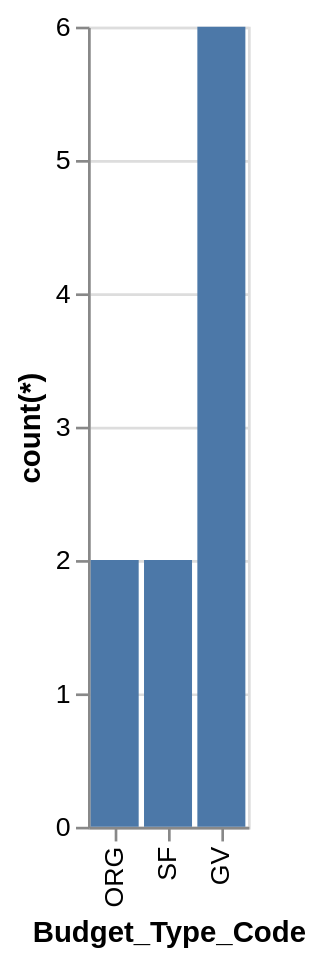

Specify this chart in Vega-Lite:
### Vega-Lite specification from a JSON file in a GitHub repository (floating-point values rounded to 4 significant figures)
{"data": {"values": [{"x_data": "ORG", "y_data": 2}, {"x_data": "SF", "y_data": 2}, {"x_data": "GV", "y_data": 6}]}, "mark": "bar", "encoding": {"x": {"field": "x_data", "type": "nominal", "title": "Budget_Type_Code", "sort": {"op": "sum", "field": "y_data", "order": "ascending"}}, "y": {"field": "y_data", "type": "quantitative", "title": "count(*)"}}}
